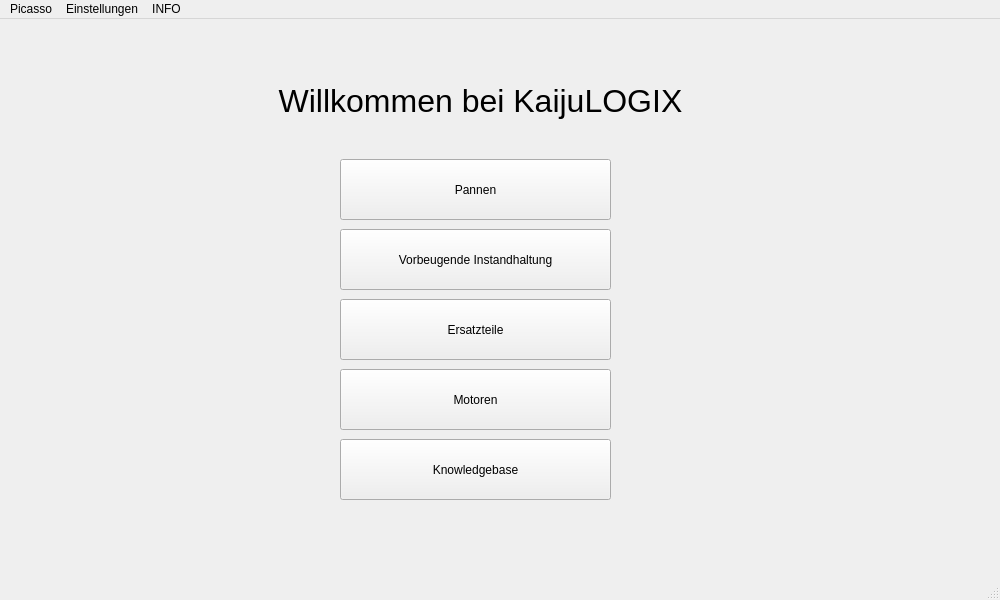
<?xml version="1.0" encoding="UTF-8"?>
<ui version="4.0">
 <class>MainWindow</class>
 <widget class="QMainWindow" name="MainWindow">
  <property name="geometry">
   <rect>
    <x>0</x>
    <y>0</y>
    <width>1000</width>
    <height>600</height>
   </rect>
  </property>
  <property name="windowTitle">
   <string>Picasso - PyQt Mode</string>
  </property>
  <widget class="QWidget" name="centralwidget">
   <widget class="QLabel" name="labelWelcome">
    <property name="geometry">
     <rect>
      <x>260</x>
      <y>60</y>
      <width>441</width>
      <height>43</height>
     </rect>
    </property>
    <property name="font">
     <font>
      <pointsize>24</pointsize>
     </font>
    </property>
    <property name="text">
     <string>Willkommen bei KaijuLOGIX</string>
    </property>
    <property name="alignment">
     <set>Qt::AlignCenter</set>
    </property>
   </widget>
   <widget class="QPushButton" name="pushButton">
    <property name="geometry">
     <rect>
      <x>340</x>
      <y>140</y>
      <width>271</width>
      <height>61</height>
     </rect>
    </property>
    <property name="text">
     <string>Pannen</string>
    </property>
   </widget>
   <widget class="QPushButton" name="pushButton_2">
    <property name="geometry">
     <rect>
      <x>340</x>
      <y>210</y>
      <width>271</width>
      <height>61</height>
     </rect>
    </property>
    <property name="text">
     <string>Vorbeugende Instandhaltung</string>
    </property>
   </widget>
   <widget class="QPushButton" name="pushButton_3">
    <property name="geometry">
     <rect>
      <x>340</x>
      <y>280</y>
      <width>271</width>
      <height>61</height>
     </rect>
    </property>
    <property name="text">
     <string>Ersatzteile</string>
    </property>
   </widget>
   <widget class="QPushButton" name="pushButton_4">
    <property name="geometry">
     <rect>
      <x>340</x>
      <y>350</y>
      <width>271</width>
      <height>61</height>
     </rect>
    </property>
    <property name="text">
     <string>Motoren</string>
    </property>
   </widget>
   <widget class="QPushButton" name="pushButton_5">
    <property name="geometry">
     <rect>
      <x>340</x>
      <y>420</y>
      <width>271</width>
      <height>61</height>
     </rect>
    </property>
    <property name="text">
     <string>Knowledgebase</string>
    </property>
   </widget>
  </widget>
  <widget class="QMenuBar" name="menubar">
   <property name="geometry">
    <rect>
     <x>0</x>
     <y>0</y>
     <width>1000</width>
     <height>21</height>
    </rect>
   </property>
   <widget class="QMenu" name="menuPicasso">
    <property name="title">
     <string>Picasso</string>
    </property>
    <addaction name="actionBeenden"/>
   </widget>
   <widget class="QMenu" name="menuEinstellungen">
    <property name="title">
     <string>Einstellungen</string>
    </property>
    <addaction name="actionVerzeichnisse"/>
    <addaction name="actionBenutzer"/>
    <addaction name="actionGUIModus"/>
   </widget>
   <widget class="QMenu" name="menuINFO">
    <property name="title">
     <string>INFO</string>
    </property>
    <addaction name="actionReadme"/>
    <addaction name="actionAbout"/>
    <addaction name="actionLizens"/>
    <addaction name="actionKontakt"/>
   </widget>
   <addaction name="menuPicasso"/>
   <addaction name="menuEinstellungen"/>
   <addaction name="menuINFO"/>
  </widget>
  <widget class="QStatusBar" name="statusbar"/>
  <action name="actionBeenden">
   <property name="text">
    <string>Beenden</string>
   </property>
  </action>
  <action name="actionVerzeichnisse">
   <property name="text">
    <string>Verzeichnisse</string>
   </property>
  </action>
  <action name="actionBenutzer">
   <property name="text">
    <string>Benutzer</string>
   </property>
  </action>
  <action name="actionGUIModus">
   <property name="text">
    <string>GUI-Modus</string>
   </property>
  </action>
  <action name="actionReadme">
   <property name="text">
    <string>Readme</string>
   </property>
  </action>
  <action name="actionAbout">
   <property name="text">
    <string>Über</string>
   </property>
  </action>
  <action name="actionLizens">
   <property name="text">
    <string>Lizens</string>
   </property>
  </action>
  <action name="actionKontakt">
   <property name="text">
    <string>Kontakt</string>
   </property>
  </action>
 </widget>
 <resources/>
 <connections/>
</ui>
